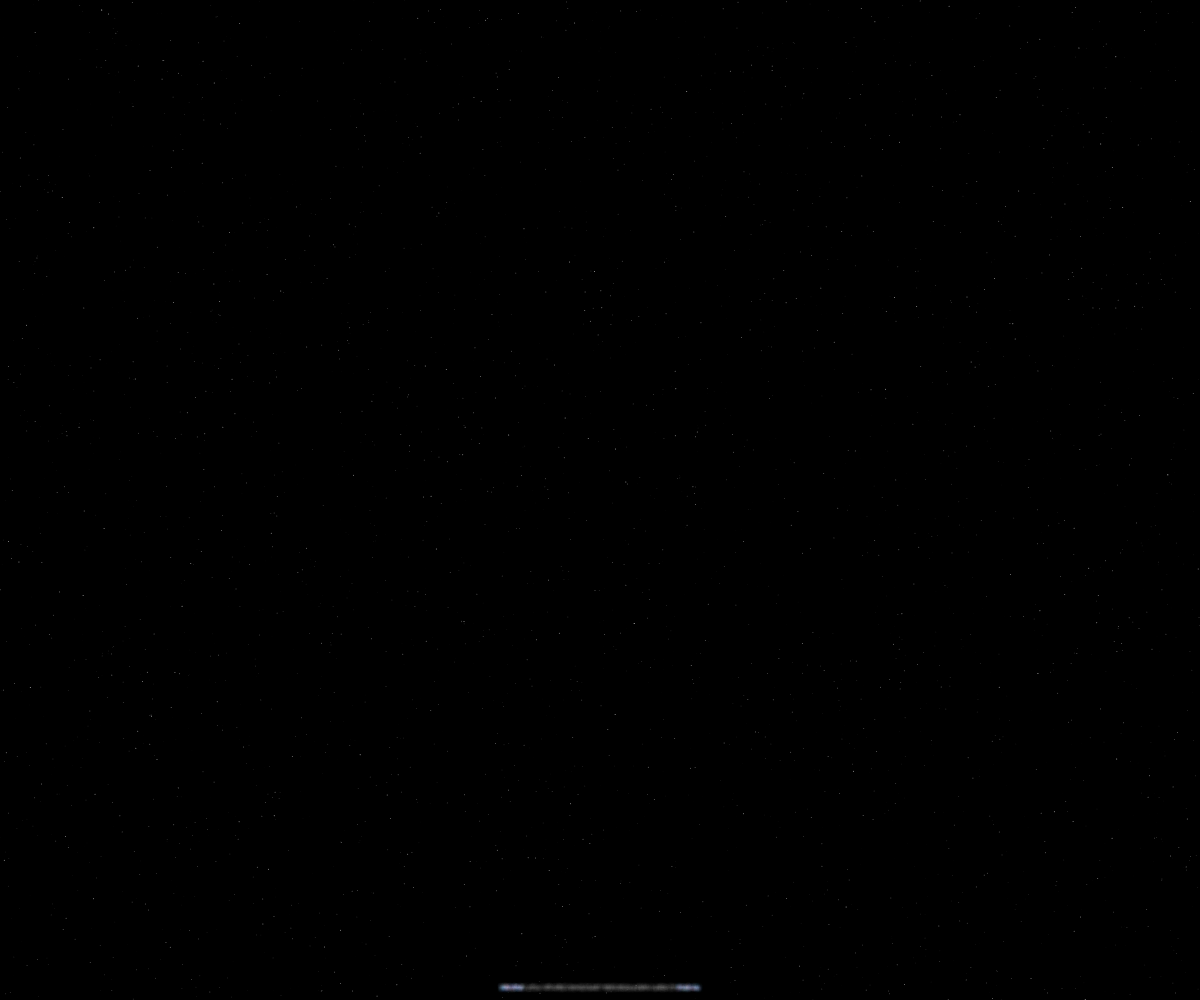
Frame 1 (no input)
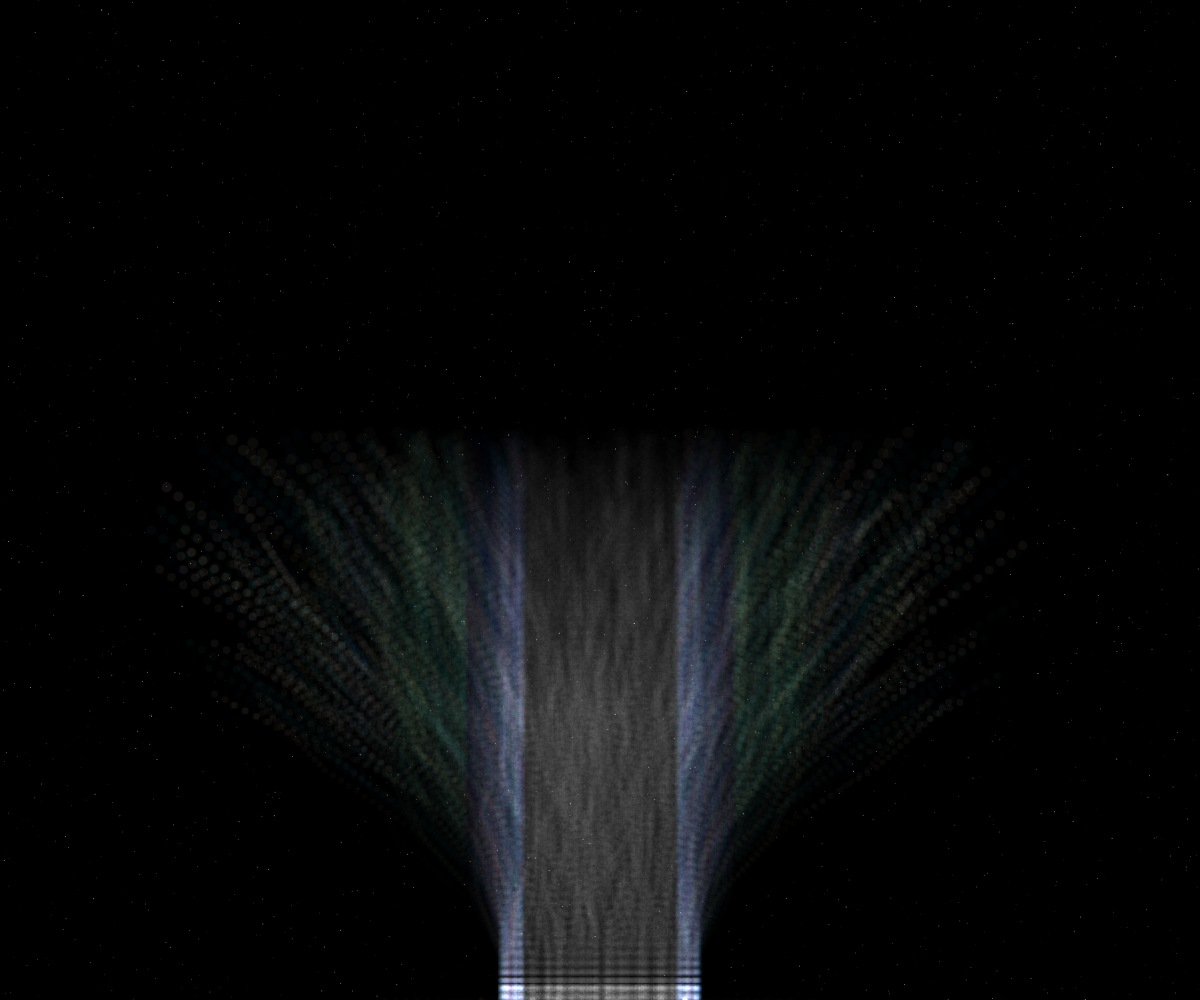
Frame 60 (no input)
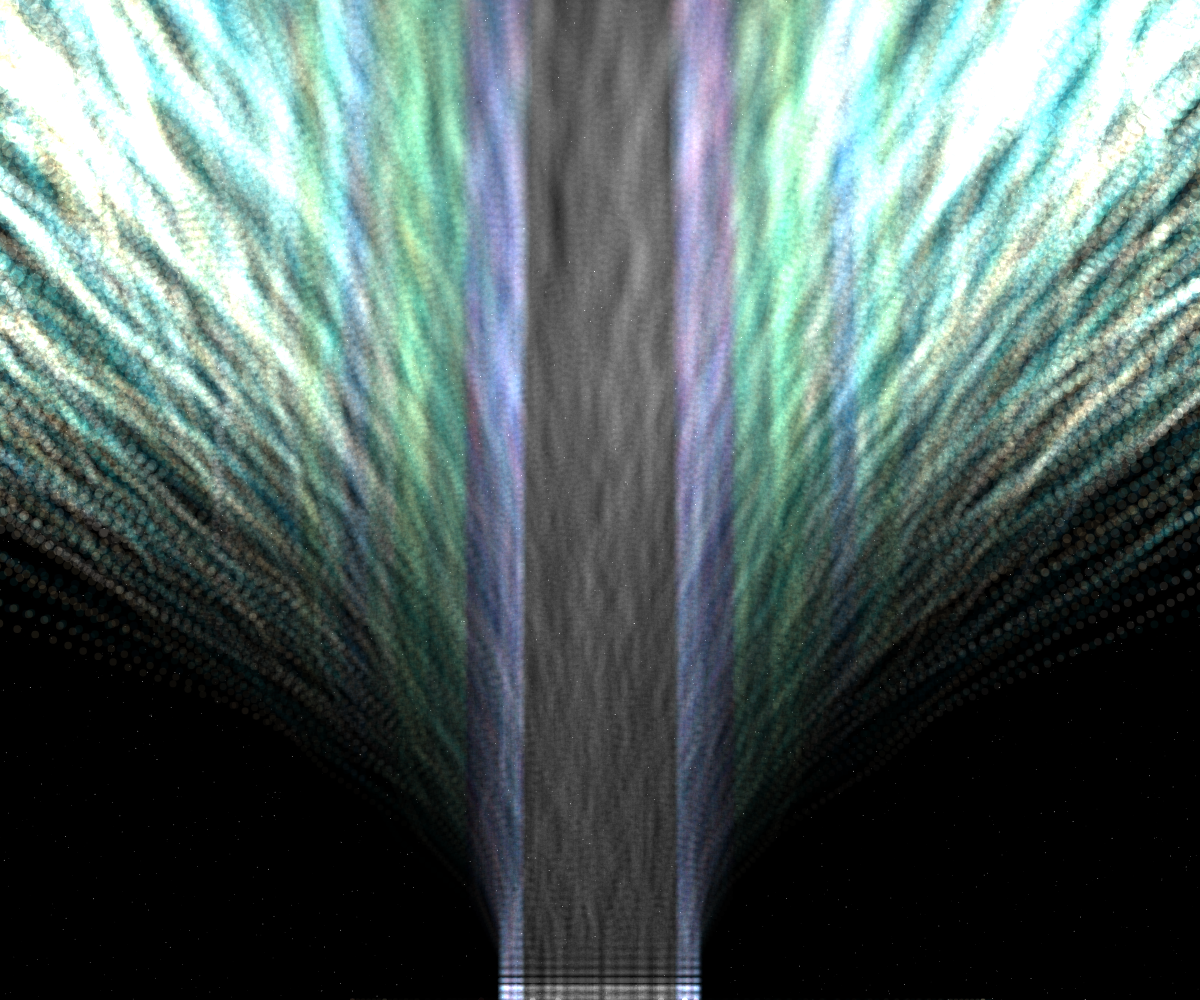
Frame 120 (the mouse pressed at the canvas centre since frame 60)

The p5.js sketch that drew these frames (run headless with seeded random() and noise() and a simulated clock; from frame 60 on, the mouse is pressed at the canvas centre):

// p5.js sketch
// ── sketch.js
let seed = [];

function setup() {
  createCanvas(windowWidth, windowHeight);
  background(0);

  const cp = random(colorPalletes).colors;

  const x = width / 2;
  const period = floor(random(10, 20));
  for (let i = 0; i < 5000; i++) {
    const c = random(cp);
    const vy = random(5, 10);
    seed.push(new Seed(x, vy, c, period));
  }

  for(let i = 0; i < 4000; i ++){
    stroke(random(255));
    strokeWeight(random());
    point(random(width), random(height));
  }
}

function draw() {
  blendMode(ADD);

  for (s of seed) {
    s.move();
    s.display();
  }

  blendMode(BLEND);
}

class Seed {
  constructor(x, vy, c, period) {
    this.p = createVector(x+min(width, height)*random(-0.1, 0.1), height*0.98);
    this.v = createVector(0, vy);
    this.c = c;
    this.s = pow(random(), 3)*20;
    this.g = random(0.1, 3);
    this.period = period;
  }

  move() {
    this.p.add(this.v);
    if (this.v.y < 0) {
      this.v.y *= 1.001;
      if (frameCount % this.period == 0){
        this.v.x += random([-this.g, this.g]);
      }
    } else {
      this.v.y *= 0.995;
    }
    if (this.p.y > height) {
      this.v.y *= -1;
    }
  }

  display() {
    const a = pow(map(abs(this.p.x - width / 2), 0, width/2, 0, 1), 2)*30 + 1;
    const s = pow(map(this.p.y, 0, height, 1, 0), 2)*20+5;
    noStroke();
    fill(red(this.c), green(this.c), blue(this.c), a);
    circle(this.p.x, this.p.y, s);
  }
}

class Easing {
  static easeInSine(x) {
    return 1 - Math.cos((x * Math.PI) / 2);
  }

  static easeOutSine(x) {
    return Math.sin((x * Math.PI) / 2);
  }

  static easeInOutSine(x) {
    return -(Math.cos(Math.PI * x) - 1) / 2;
  }

  static easeInQuad(x) {
    return x * x;
  }

  static easeOutQuad(x) {
    return 1 - (1 - x) * (1 - x);
  }

  static easeInOutQuad(x) {
    return x < 0.5 ? 2 * x * x : 1 - Math.pow(-2 * x + 2, 2) / 2;
  }

  static easeInCubic(x) {
    return x * x * x;
  }

  static easeOutCubic(x) {
    return 1 - Math.pow(1 - x, 3);
  }

  static easeInOutCubic(x) {
    return x < 0.5 ? 4 * x * x * x : 1 - Math.pow(-2 * x + 2, 3) / 2;
  }

  static easeInQuart(x) {
    return x * x * x * x;
  }

  static easeOutQuart(x) {
    return 1 - Math.pow(1 - x, 4);
  }

  static easeInOutQuart(x) {
    return x < 0.5 ? 8 * x * x * x * x : 1 - Math.pow(-2 * x + 2, 4) / 2;
  }

  static easeInQuint(x) {
    return x * x * x * x * x;
  }

  static easeOutQuint(x) {
    return 1 - Math.pow(1 - x, 5);
  }

  static easeInOutQuint(x) {
    return x < 0.5 ? 16 * x * x * x * x * x : 1 - Math.pow(-2 * x + 2, 5) / 2;
  }

  static easeInExpo(x) {
    return x === 0 ? 0 : Math.pow(2, 10 * x - 10);
  }

  static easeOutExpo(x) {
    return x === 1 ? 1 : 1 - Math.pow(2, -10 * x);
  }

  static easeInOutExpo(x) {
    return x === 0 ?
      0 :
      x === 1 ?
      1 :
      x < 0.5 ?
      Math.pow(2, 20 * x - 10) / 2 :
      (2 - Math.pow(2, -20 * x + 10)) / 2;
  }

  static easeInCirc(x) {
    return 1 - Math.sqrt(1 - Math.pow(x, 2));
  }

  static easeOutCirc(x) {
    return Math.sqrt(1 - Math.pow(x - 1, 2));
  }

  static easeInOutCirc(x) {
    return x < 0.5 ?
      (1 - Math.sqrt(1 - Math.pow(2 * x, 2))) / 2 :
      (Math.sqrt(1 - Math.pow(-2 * x + 2, 2)) + 1) / 2;
  }

  static easeOutBack(x) {
    const c1 = 1.70158;
    const c3 = c1 + 1;
    return 1 + c3 * Math.pow(x - 1, 3) + c1 * Math.pow(x - 1, 2);
  }

  static easeInOutBack(x) {
    const c1 = 1.70158;
    const c2 = c1 * 1.525;
    return x < 0.5 ?
      (Math.pow(2 * x, 2) * ((c2 + 1) * 2 * x - c2)) / 2 :
      (Math.pow(2 * x - 2, 2) * ((c2 + 1) * (x * 2 - 2) + c2) + 2) / 2;
  }
}

const colorPalletes = [{
    name: "DeepEmeraldGold",
    colors: ["#005e55", "#fff9bf", "#edb50c", "#b8003d", "#5e001f"],
  },
  {
    name: "WarmRainbow",
    colors: ["#01204E", "#028391", "#F6DCAC", "#FAA968", "#F85525"],
  },
  {
    name: "ChocolateAndCream",
    colors: ["#D54751", "#EF9A48", "#FFFCC7", "#4DA394", "#59322B"],
  },
  {
    name: "PopArt",
    colors: ["#241965", "#653993", "#9F4094", "#B73D6E", "#F19406"],
  },
  {
    name: "DeepEmeraldGold",
    colors: ["#F87523", "#FFC31B", "#E7DCC9", "#1DB7B9", "#126D68"],
  },
  {
    name: "GreenPink",
    colors: ["#01B999", "#FAB3B3", "#DC958F", "#A1D8CE", "#F1FAF7"],
  },
  {
    name: "NatureTranquility",
    colors: ["#106A6B", "#07374B", "#CAB381", "#E9E0CE"],
  },
  {
    name: "VibrantHarmony",
    colors: ["#F15946", "#5681CB", "#FAAA2D", "#296647", "#453945"],
  },
  {
    name: "Serenity Bliss",
    colors: ["#FFB4B8", "#EF4B28", "#0A563A", "#FFBC54", "#ECE9E0"],
  }
];
